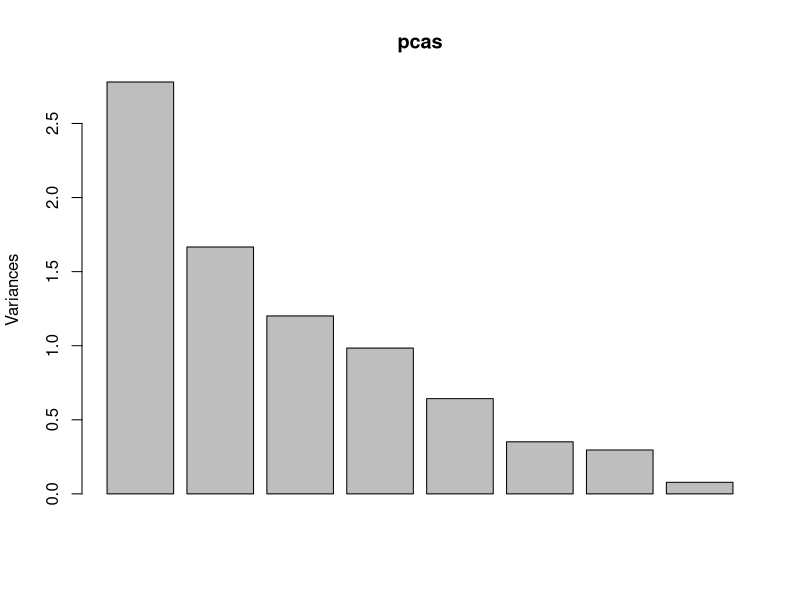
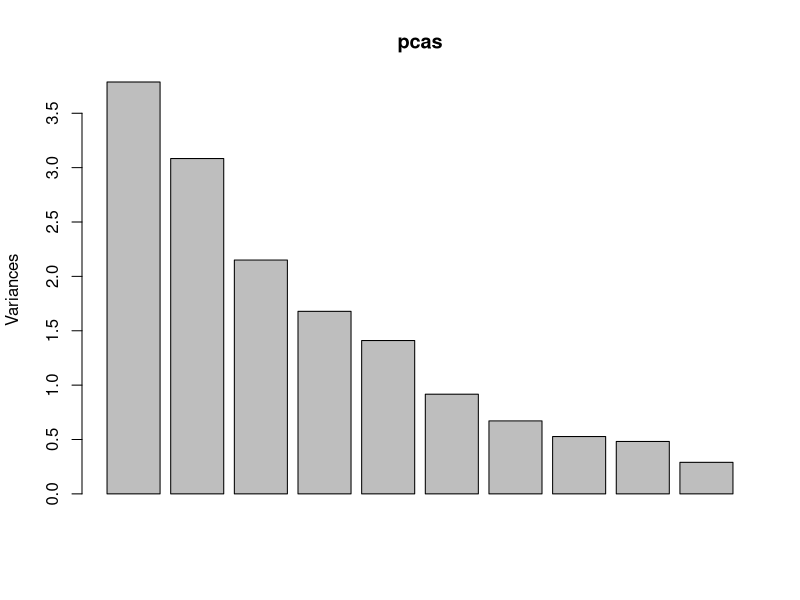
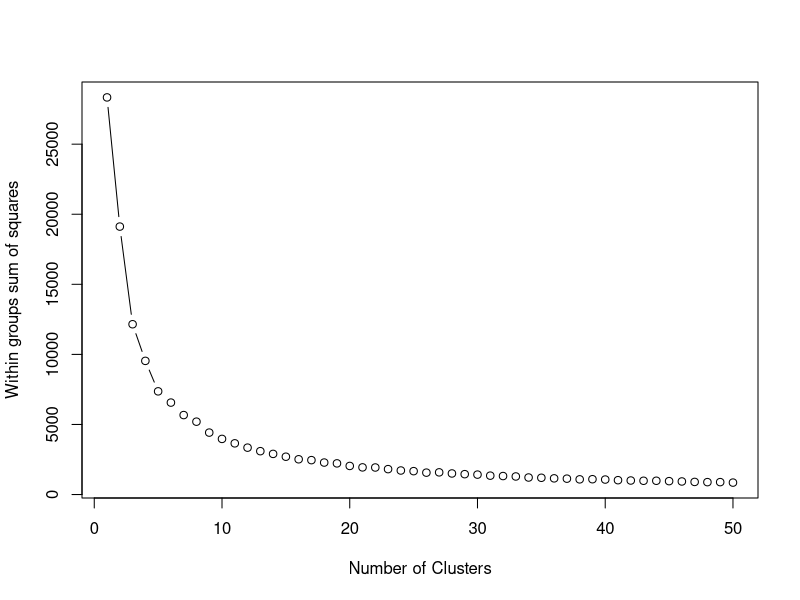
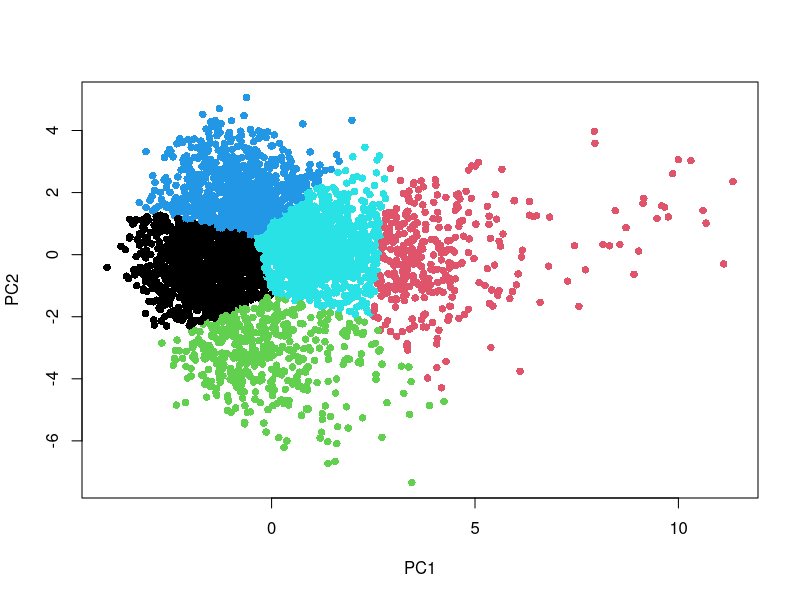
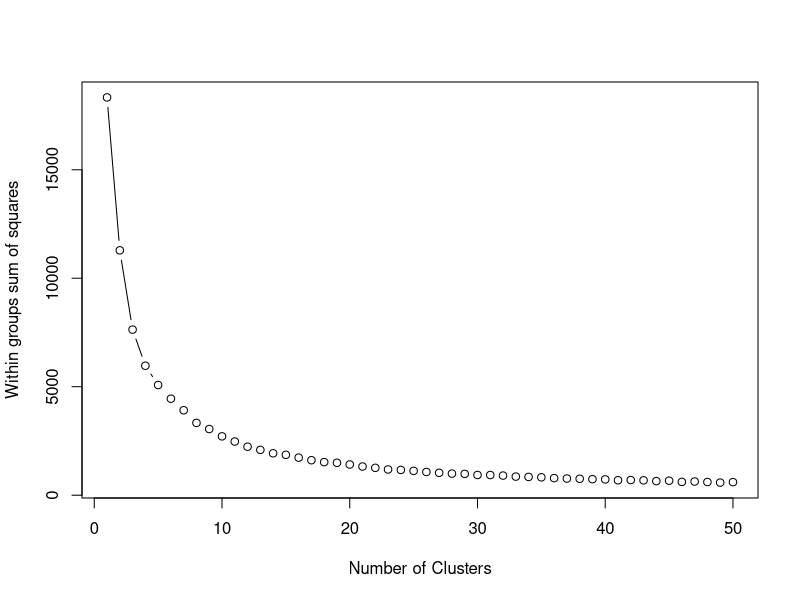
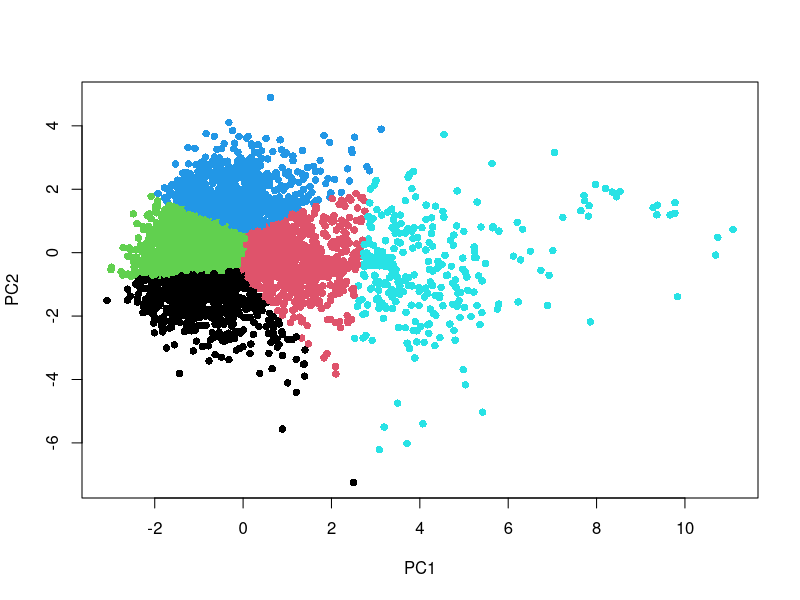

Source code (R) for these figures, in order: (Note: this script raises an error after producing the figures.)
## ---- chunk 1
knitr::opts_chunk$set(echo = TRUE)
## ---- chunk 2
library(tidyverse)
library(ggplot2)
library(RColorBrewer)
library(dplyr) 

## ---- chunk 3
df = read_csv("Data/attrsOfAlbsFinal.csv")
df = within(df,  id <- paste(Album, Artist, sep="---"))

head(df)
#data of only average spotify metrics
dfSpotifySubMetrics = df %>%
  select(id, avgAcousticness, avgDanceability, avgEnergy, avgInstrumentalness, avgLiveness, avgLoudness, avgSpeechiness, avgValence)

# data with appropriate measures of spotify metrics (averages, max, ranges)
dfSpotifyAllMeasures = df %>%
  select(id, avgAcousticness, maxAcousticnessTrack, avgDanceability, maxDanceabilityTrack, rangeEnergy, avgEnergy, maxInstrumentalnessTrack, avgInstrumentalness, avgLiveness, maxLivenessTrack, avgLoudness, rangeLoudness, avgSpeechiness, maxSpeechinessTrack, avgValence, rangeValence)

#data with all spotify metrics and some objective measures
dfSpotifyAndObjectives = df %>%
  select(id, numSongsOnAlb, totalDurationSeconds, avgTempo, rangeTempo, moreCommonMajMin, presenceUncommonTS, totalExplicit, proportionExplicit, avgAcousticness, maxAcousticnessTrack, avgDanceability, maxDanceabilityTrack, rangeEnergy, avgEnergy, maxInstrumentalnessTrack, avgInstrumentalness, avgLiveness, maxLivenessTrack, avgLoudness, rangeLoudness, avgSpeechiness, maxSpeechinessTrack, avgValence, rangeValence)

#data with all 
dfAll = df %>%
  select(id, Gender, Group.Solo, RiaaStatus, Label, numGrammys, numSongsOnAlb, totalDurationSeconds, avgTempo, rangeTempo, moreCommonMajMin, presenceUncommonTS, totalExplicit, proportionExplicit, avgAcousticness, maxAcousticnessTrack, avgDanceability, maxDanceabilityTrack, rangeEnergy, avgEnergy, maxInstrumentalnessTrack, avgInstrumentalness, avgLiveness, maxLivenessTrack, avgLoudness, rangeLoudness, avgSpeechiness, maxSpeechinessTrack, avgValence, rangeValence)


## ---- chunk 4
pcaOfData = function(df){
  ids = df[,1]
  dfSub = df[,-1]
  pcas = prcomp(dfSub, center = TRUE, scale. = TRUE)
  plot(pcas)
  pcas$x = cbind(ids, data.frame(pcas$x))
  #eigs = get_eigenvalue(pcas) #outdated func?
  return (pcas)
}
## ---- chunk 5
pcsSpotifySubMetrics = pcaOfData(dfSpotifySubMetrics)
#summary(pcsSpotifySubMetrics)
pcsSpotifySubMetrics
## ---- chunk 6
pcsSpotifyAll = pcaOfData(dfSpotifyAllMeasures)
#summary(pcsSpotifyAll)
pcsSpotifyAll$rotation[,1:5]
## ---- chunk 7
kMeansPipeline = function(df, numClusts){
  dataSub = as.data.frame(df)
  #if (!pcomps){
    #dataSub = dataSub[,-1]
  #}
  dataSub = dataSub[,-1]
  wss <- (nrow(dataSub)-1)*sum(apply(dataSub,2,var))
  for (i in 2:50) wss[i] <- sum(kmeans(dataSub,centers=i)$withinss)
  plot(1:50, wss, type="b", xlab="Number of Clusters",
       ylab="Within groups sum of squares")
  
  k <- kmeans(dataSub, numClusts,iter.max=1000)
  clustDf = as.data.frame(df)
  clustDf$cluster = as.factor(k$cluster)
  #clustDf = clustDf[order(clustDf$cluster),]
  return(clustDf)
}
## ---- chunk 8
artistClusterCount = function(clusterData){
  artistCounts = clusterData %>%
    separate(id, c("Album", "Artist"), "---") %>%
    select(Artist, cluster) %>%
    group_by(cluster, Artist) %>%
    summarise(countInClusts = n())
  return(artistCounts)
}
## ---- chunk 9
pcaClusters = kMeansPipeline(data.frame(pcsSpotifyAll$x[,1:3]), 5)
pcaClusters
plot(pcsSpotifyAll$x[,2:3], col=pcaClusters$cluster, pch=16)
#clustDf = clustDf[order(clustDf$cluster),]
## ---- chunk 10
###THIS CURRENTLY DOESN"T WORK
pcaSpotifySubClusters = kMeansPipeline(data.frame(pcsSpotifySubMetrics$x[,1:3]), 5)
pcaSpotifySubClusters
plot(pcsSpotifySubMetrics$x[,2:3], col=pcaSpotifySubClusters$cluster, pch=16)
## ---- chunk 11
#clustsSpotifyMetrics = kMeansPipeline(dfSpotifySubMetrics, 5, FALSE)
## ---- chunk 12
print(clustsSpotifyMetrics)
artistCount=artistClusterCount(clustsSpotifyMetrics)
artistCount = artistCount[order(artistCount$countInClusts, decreasing = TRUE),]
print(artistCount)
#clustDf = clustDf[order(clustDf$cluster),]

johnMayerAppearances = artistCount %>%
  filter(Artist == "John Mayer")
print(johnMayerAppearances)

maroon5Appearances = artistCount %>%
  filter(Artist == "Maroon 5")
print(maroon5Appearances)
